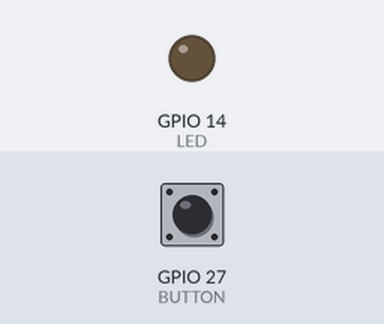
Recording of a sketch running on a simulated ESP32. Shown: output pins drawn as LEDs (lit = HIGH). The test bench sets the inputs (shaded band); at power-on: GPIO 27 (BUTTON) LOW.

Above: at 1.2 s.
1.3 s: GPIO 27 (BUTTON) pulled HIGH for 0.15 s
At 1.37 s:
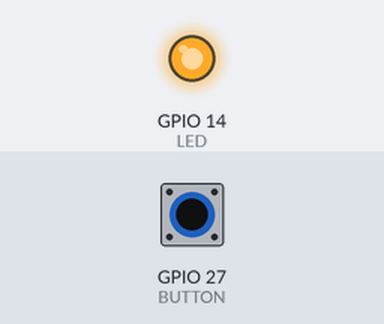
2.9 s: GPIO 27 (BUTTON) pulled HIGH for 3.2 s
At 7.5 s:
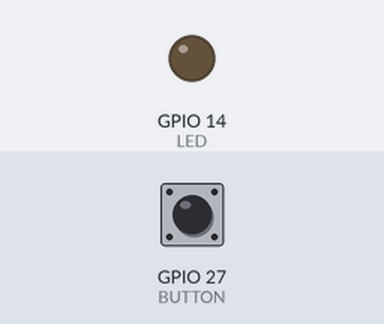
Timing chart, 0 to 9.0 s (numbered marks = the images above; inputs shaded):
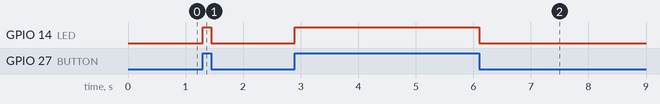

The sketch:

InterruptLED.ino
```cpp
const byte LED = 14;
const byte BUTTON = 27;

// Interrupt Service Routine (ISR)
void switchPressed ()
{
  if (digitalRead(BUTTON) == HIGH)
    digitalWrite (LED, HIGH);
  else
    digitalWrite(LED, LOW);
}  // end of switchPressed

void setup ()
{
  pinMode(LED, OUTPUT);      // so we can update the LED
  digitalWrite(BUTTON, HIGH);  // internal pull-up resistor
  // attach interrupt handler
  attachInterrupt(digitalPinToInterrupt(BUTTON), switchPressed, CHANGE);

}  // end of setup

void loop ()
{
  // loop doing nothing
}
```

Measured:
- after the input at 1.3 s, GPIO 14 (LED): LOW → HIGH at once, → LOW 0.15 s later
- after the input at 2.9 s, GPIO 14 (LED): LOW → HIGH at once, → LOW 3.2 s later
